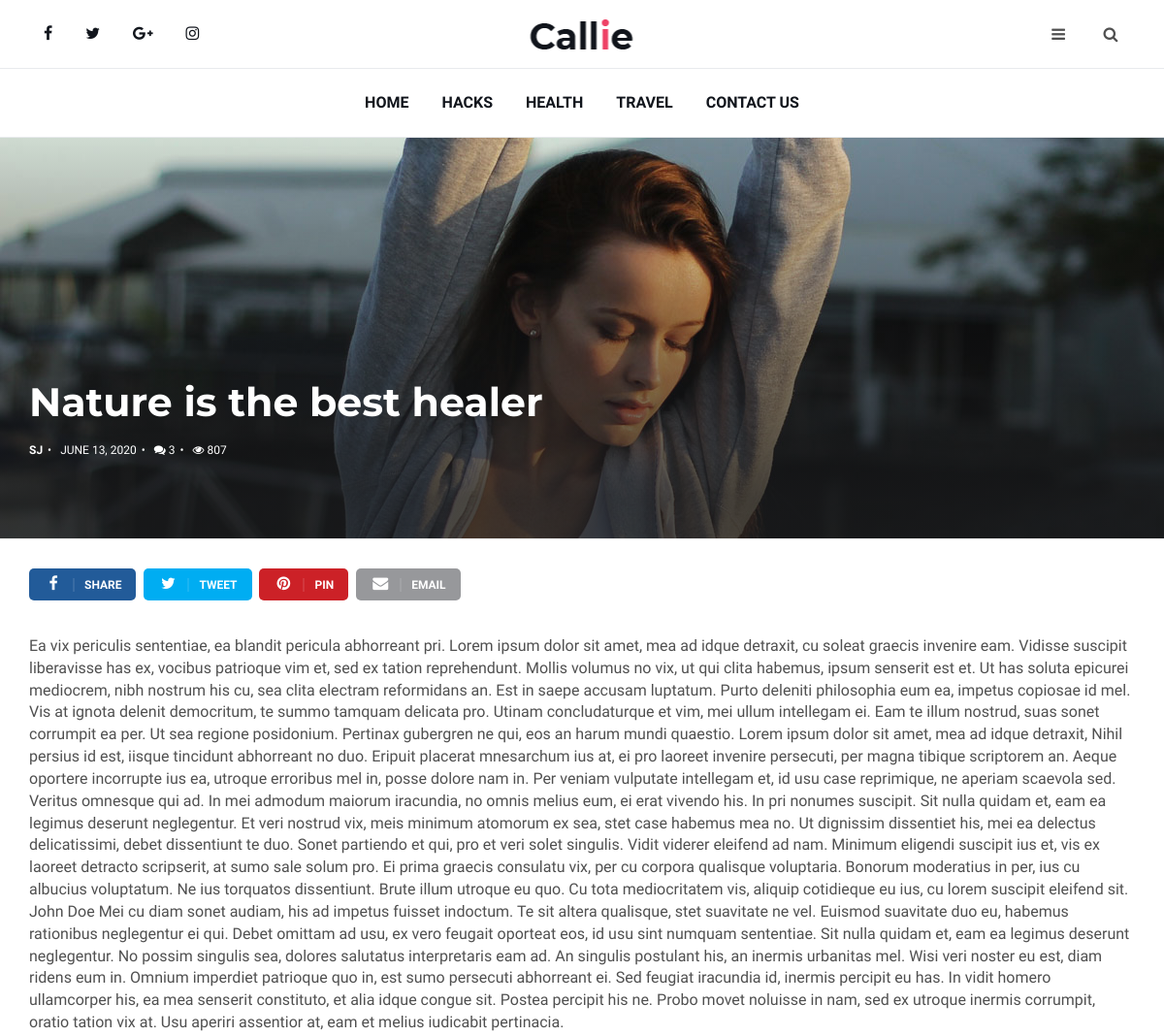
The page /nature-is-the-best-healer/ (upper part) on the database as committed earlier.
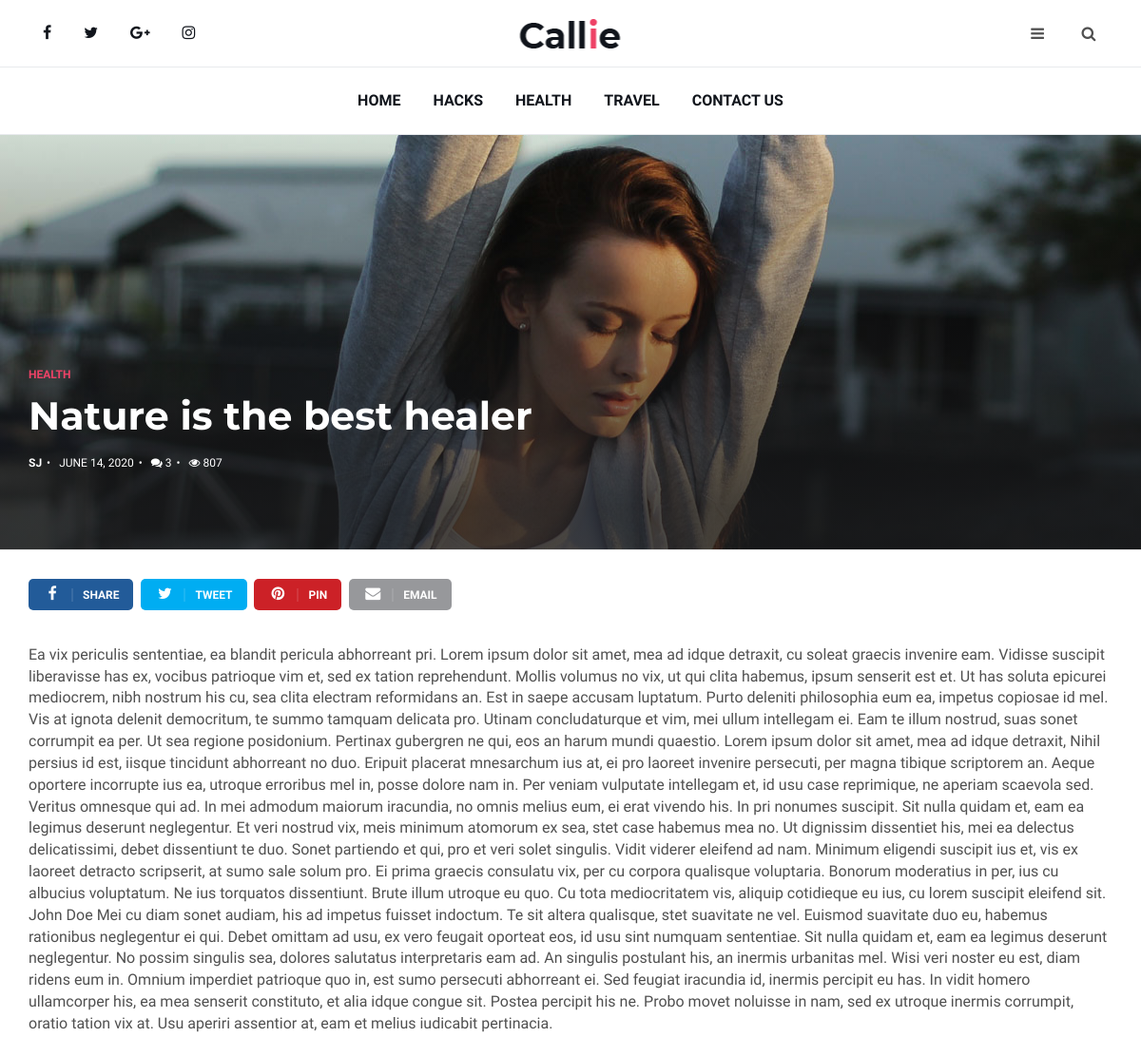
The same page on the database as committed later.
### blog/models.py (models this page shows, shortened)
class Post(models.Model):
    title=models.CharField(max_length = 255)
    body = models.TextField()
    slug = models.CharField(max_length= 150)
    created_on = models.DateTimeField(auto_now_add= True)
    last_modified = models.DateTimeField(auto_now = True)
    image = models.ImageField(upload_to='blog/images', default='')
    categories = models.ManyToManyField('Category')

class Category(models.Model):
    name = models.CharField(max_length = 20)
    def __str__(self):
        return self.name

### blog/views.py (the view)
# urls.py: path('<str:slug>/', views.blog_detail, name='blog_detail'),
def blog_detail(request, slug):
    post = Post.objects.filter(slug= slug).first()
    context = {
        'post' : post,
    }
    return render(request, 'blog/blog-post.html', context)

### templates/blog/blog-post.html (shortened to what this page needs)
{% extends 'base.html' %}
{% load static %}
{% block body %}
<div id="post-header" class="page-header">
	<div class="page-header-bg" style="background-image: url('./img/header-1.jpg');" data-stellar-background-ratio="0.5"></div>
	<div class="container">
		<div class="row">
			<div class="col-md-10">
				<div class="post-category">
					{% for cat in post.categories.all %}
					<a href="/category/{{cat}}">{{cat}}</a>
					{% endfor %}
				</div>
				<h1>{{post.title}}</h1>
				<ul class="post-meta">
					<li><a href="author.html">SJ</a></li>
					<li>{{post.last_modified.date}}</li>
					<li><i class="fa fa-comments"></i> 3</li>
					<li><i class="fa fa-eye"></i> 807</li>
				</ul>
			</div>
		</div>
	</div>
</div>
<div class="section">
	<div class="container">
		<div class="row">
			<div class="col-md-12">
				<div class="section-row">
					<div class="post-share">
						<a href="#" class="social-facebook"><i class="fa fa-facebook"></i><span>Share</span></a>
						<a href="#" class="social-twitter"><i class="fa fa-twitter"></i><span>Tweet</span></a>
						<a href="#" class="social-pinterest"><i class="fa fa-pinterest"></i><span>Pin</span></a>
						<a href="#" ><i class="fa fa-envelope"></i><span>Email</span></a>
					</div>
				</div>
				<div class="section-row">
					{{post.body | safe}}
				</div>
			</div>
		</div>
	</div>
</div>
{% endblock body %}

Rows that differ between the two databases and show on the page:
now on this page (row unchanged): Category: name "HEALTH"
changed Post "Nature is the best healer": last_modified "JUNE 13, 2020" → "JUNE 14, 2020"
